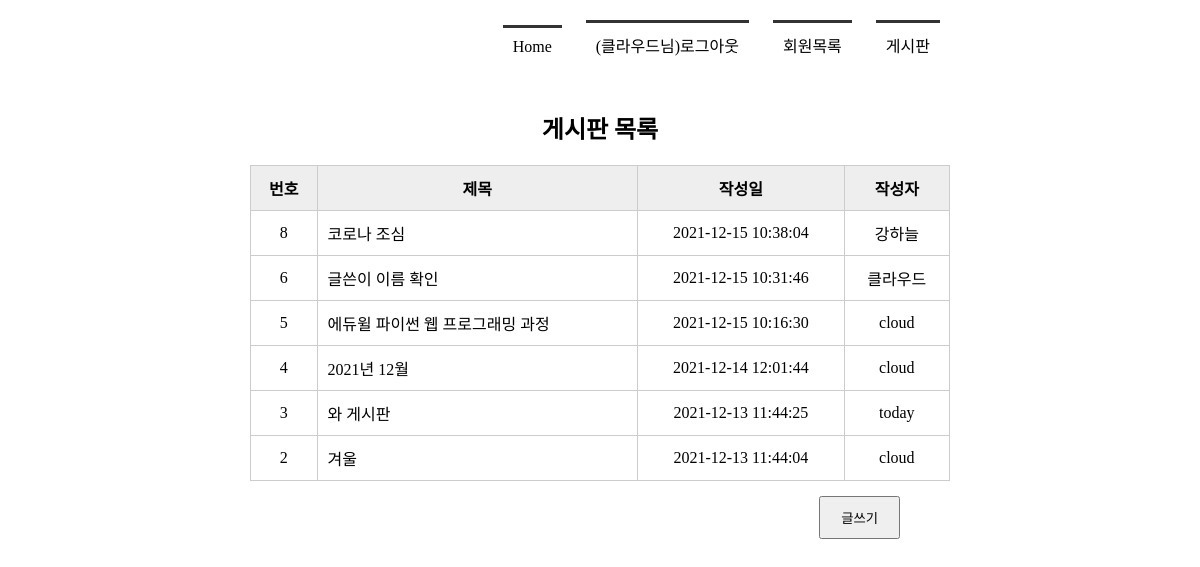
/board_list/ (signed in), run on the app's committed database.
### tables this page shows
CREATE TABLE board(
            bno INTEGER PRIMARY KEY AUTOINCREMENT,
            title TEXT NOT NULL,
            content TEXT NOT NULL,
            create_date TIMESTAMP DATE DEFAULT (datetime('now', 'localtime')),
            mid CHAR(5) NOT NULL,
            FOREIGN KEY(mid) REFERENCES member(mid)
        );

### app.py (the view)
@app.route('/board_list/')
def board_list():
    conn = getconn()
    cur = conn.cursor()
    sql = "SELECT * FROM board ORDER BY bno DESC"
    cur.execute(sql)
    rs = cur.fetchall()
    conn.close()
    return render_template('board_list.html', rs=rs)

### app.py (called while the page is built)
def getconn():
    conn = sqlite3.connect('./memberdb.db')
    return conn

### templates/board_list.html (shortened to what this page needs)
<!DOCTYPE html>
<html lang="ko">
<head>
    <link rel="stylesheet" href="{{ url_for('static', filename='css/style.css') }}">
</head>
<body>
    <div id="container">
        {% include 'nav_bar.html' %}
        <section>
            <h1>게시판 목록</h1>
            <table class="tbl_bo_list">
                <tr>
                    <th>번호</th><th>제목</th><th>작성일</th><th>작성자</th>
                </tr>
                {% for i in rs %}
                <tr>
                    <td>{{ i[0] }}</td>
                    <td><a href="{{ url_for('board_view', bno=i[0]) }}">{{ i[1] }}</a></td>
                    <td>{{ i[3] }}</td>
                    <td>{{ i[4] }}</td>
                </tr>
                {% endfor %}
            </table>
            <div class="btn_write">
                <input type="button" value="글쓰기" onclick="goWrite()">
            </div>
        </section>
    </div>
</body>
</html>

### templates/nav_bar.html
<header>
    <nav>
        <ul>
            {% if session %}
                <li><a href="{{ url_for('index') }}">Home</a></li>
                <li><a href="{{ url_for ('logout') }}">({{ session['userName'] }}님)로그아웃</a></li>
                <li><a href="{{ url_for('member_list') }}">회원목록</a></li>
                <li><a href="{{ url_for('board_list') }}">게시판</a></li>
            {% else %}
                <li><a href="{{ url_for('index') }}">Home</a></li>
                <li><a href="{{ url_for('login') }}">로그인</a></li>
                <li><a href="{{ url_for('register') }}">회원가입</a></li>
                <li><a href="{{ url_for('board_list') }}">게시판</a></li>
            {% endif %}
        </ul>
    </nav>
</header>

### static/css/style.css (style rules this page uses)
* { margin: 0; padding: 0; }
#container { width: 1000px; margin: 10px auto; }
header { height: 100px; }
nav ul { list-style: none; text-align: right; margin-right: 150px; }
nav ul li { display: inline-block; margin: 10px; border-top: 3px solid #333; padding: 10px; }
nav ul li a { text-decoration: none; color: #000; }
section { text-align: center; }
section table { width: 600px; margin: 0 auto; border-collapse: collapse; }
section h1 { margin-bottom: 20px; }
section table, th, td { border: 1px solid #ccc; padding: 10px }
section table th { background-color: #eee }
section table a { color: #000; }
section .tbl_bo_list { width: 700px; margin: 0 auto; }
section .tbl_bo_list tr td:nth-child(2) { text-align: left; }
section .tbl_bo_list a { text-decoration: none; color: #000 }
section .btn_write { text-align: right; margin: 15px 200px; }
section .btn_write input { padding: 10px 20px; }

### data on the page
board: userName "클라우드", bno "6", title "글쓴이 이름 확인", create_date "2021-12-15 10:31:46", mid "클라우드"
board: bno "8", title "코로나 조심", create_date "2021-12-15 10:38:04", mid "강하늘"
board: bno "5", title "에듀윌 파이썬 웹 프로그래밍 과정", create_date "2021-12-15 10:16:30", mid "cloud"
board: bno "4", title "2021년 12월", create_date "2021-12-14 12:01:44", mid "cloud"
board: bno "3", title "와 게시판", create_date "2021-12-13 11:44:25", mid "today"
board: bno "2", title "겨울", create_date "2021-12-13 11:44:04", mid "cloud"
